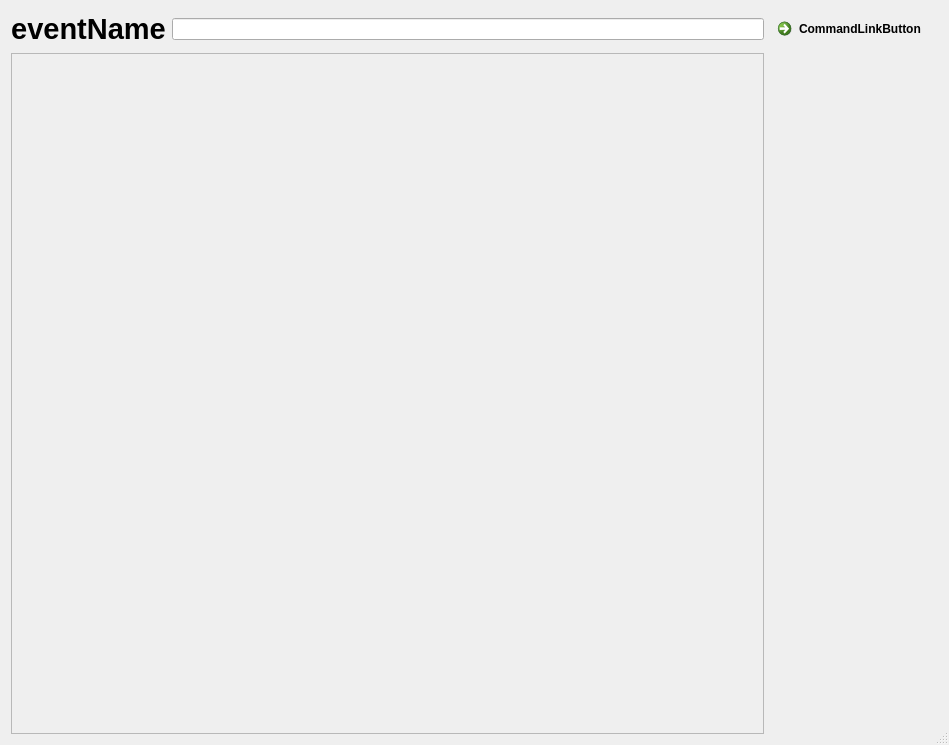
<?xml version="1.0" encoding="UTF-8"?>
<ui version="4.0">
 <class>ReturnDialog</class>
 <widget class="QDialog" name="ReturnDialog">
  <property name="geometry">
   <rect>
    <x>0</x>
    <y>0</y>
    <width>949</width>
    <height>745</height>
   </rect>
  </property>
  <property name="windowTitle">
   <string>Dialog</string>
  </property>
  <property name="sizeGripEnabled">
   <bool>true</bool>
  </property>
  <property name="modal">
   <bool>true</bool>
  </property>
  <layout class="QGridLayout" name="gridLayout">
   <item row="1" column="0" colspan="2">
    <widget class="QScrollArea" name="materials">
     <property name="sizeAdjustPolicy">
      <enum>QAbstractScrollArea::AdjustToContents</enum>
     </property>
     <property name="widgetResizable">
      <bool>true</bool>
     </property>
     <widget class="QWidget" name="list">
      <property name="geometry">
       <rect>
        <x>0</x>
        <y>0</y>
        <width>755</width>
        <height>681</height>
       </rect>
      </property>
      <layout class="QGridLayout" name="gridLayout_2">
       <item row="0" column="0">
        <layout class="QVBoxLayout" name="listLayout">
         <property name="sizeConstraint">
          <enum>QLayout::SetDefaultConstraint</enum>
         </property>
        </layout>
       </item>
      </layout>
     </widget>
    </widget>
   </item>
   <item row="0" column="0">
    <widget class="QLabel" name="eventName">
     <property name="font">
      <font>
       <pointsize>22</pointsize>
       <bold>true</bold>
      </font>
     </property>
     <property name="text">
      <string>eventName</string>
     </property>
     <property name="alignment">
      <set>Qt::AlignCenter</set>
     </property>
    </widget>
   </item>
   <item row="0" column="1">
    <widget class="QLineEdit" name="barCode"/>
   </item>
   <item row="0" column="2">
    <widget class="QCommandLinkButton" name="commandLinkButton">
     <property name="text">
      <string>CommandLinkButton</string>
     </property>
     <property name="shortcut">
      <string>*, *, *, $</string>
     </property>
    </widget>
   </item>
  </layout>
  <action name="barCodeSelet">
   <property name="text">
    <string>Select bacode </string>
   </property>
   <property name="shortcut">
    <string>*, *, *, $</string>
   </property>
   <property name="menuRole">
    <enum>QAction::NoRole</enum>
   </property>
  </action>
 </widget>
 <resources/>
 <connections>
  <connection>
   <sender>barCodeSelet</sender>
   <signal>triggered()</signal>
   <receiver>barCode</receiver>
   <slot>setFocus()</slot>
   <hints>
    <hint type="sourcelabel">
     <x>-1</x>
     <y>-1</y>
    </hint>
    <hint type="destinationlabel">
     <x>556</x>
     <y>27</y>
    </hint>
   </hints>
  </connection>
 </connections>
</ui>
